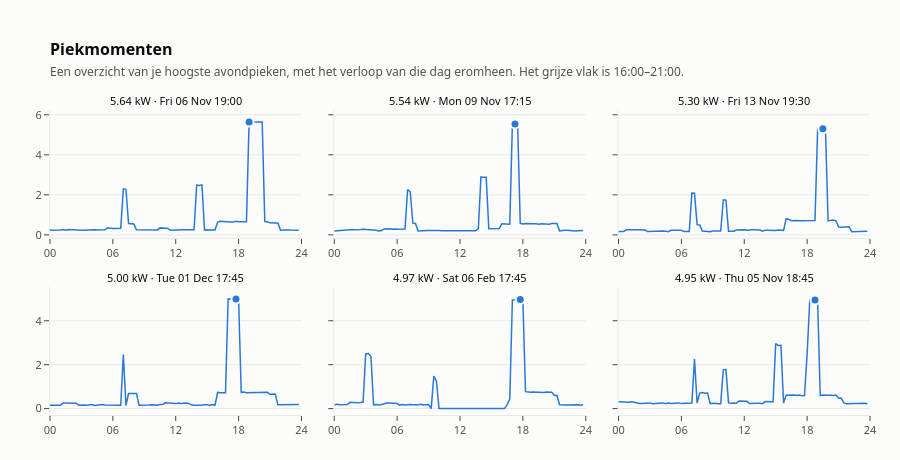

Write notebook code for a chart like this one.
### Markdown cell above
## 6. Card 4 — Piekmomenten

The highest evening peaks, each with the curve of its own day. Small multiples rather than one
crowded chart: each panel is a single series, so no colour has to carry identity. The evening
window is shaded and the peak marked, which is what makes the panel readable — you see at a
glance whether the peak is an isolated spike or the top of a long evening. Sketch: figuur A5.

### Code cell
moments = analyzer.peak_moments(net_offtake, num_peaks=6)

figure = make_subplots(
    rows=2,
    cols=3,
    subplot_titles=[
        f"{moment.peak_value_in_kilowatt:.2f} kW · {moment.peak_time:%a %d %b %H:%M}"
        for moment in moments
    ],
    shared_yaxes=True,
    vertical_spacing=0.16,
    horizontal_spacing=0.04,
)

for position, moment in enumerate(moments):
    row, col = divmod(position, 3)
    row, col = row + 1, col + 1
    curve = moment.day_curve
    hours = [timestamp.hour + timestamp.minute / 60 for timestamp in curve["timestamp"]]

    figure.add_vrect(
        x0=analysis_input.window_start.hour,
        x1=analysis_input.window_end.hour,
        fillcolor="rgba(11, 11, 11, 0.05)",
        line_width=0,
        row=row,
        col=col,
    )
    figure.add_trace(
        go.Scatter(
            x=hours,
            y=curve["power_in_kilowatt"],
            mode="lines",
            line={"color": SERIES, "width": 1.5},
            showlegend=False,
            hovertemplate="%{y:.2f} kW om %{x:.2f}h<extra></extra>",
        ),
        row=row,
        col=col,
    )
    figure.add_trace(
        go.Scatter(
            x=[moment.peak_time.hour + moment.peak_time.minute / 60],
            y=[moment.peak_value_in_kilowatt],
            mode="markers",
            marker={"color": SERIES, "size": 9, "line": {"color": SURFACE, "width": 2}},
            showlegend=False,
            hoverinfo="skip",
        ),
        row=row,
        col=col,
    )

figure.update_layout(
    title={
        "text": "<b>Piekmomenten</b><br><span style='font-size:12px;color:#52514e'>"
        "Een overzicht van je hoogste avondpieken, met het verloop van die dag eromheen."
        " Het grijze vlak is 16:00–21:00.</span>",
        "font": {"size": 16, "color": INK},
        "x": 0,
        "xref": "paper",
    },
    template="simple_white",
    paper_bgcolor=SURFACE,
    plot_bgcolor=SURFACE,
    font={"family": "system-ui, sans-serif", "size": 11, "color": INK_MUTED},
    height=460,
    margin={"l": 50, "r": 30, "t": 110, "b": 45},
)
figure.update_xaxes(
    range=[0, 24],
    tickvals=[0, 6, 12, 18, 24],
    ticktext=["00", "06", "12", "18", "24"],
    showgrid=False,
    linecolor=GRID,
)
figure.update_yaxes(showgrid=True, gridcolor=GRID, zeroline=False, linecolor=GRID)
figure.update_annotations(font={"size": 11, "color": INK})
figure

### Figure 1 — Plotly figure (JSON) as saved in the notebook; plotly's stock layout.template omitted (floating-point values rounded to 4 significant figures)
{"data": [{"hovertemplate": "%{y:.2f} kW om %{x:.2f}h<extra></extra>", "line": {"color": "#2a78d6", "width": 1.5}, "mode": "lines", "showlegend": false, "type": "scatter", "x": [0, 0.25, 0.5, 0.75, 1, 1.25, 1.5, 1.75, 2, 2.25, 2.5, 2.75, 3, 3.25, 3.5, 3.75, 4, 4.25, 4.5, 4.75, 5, 5.25, 5.5, 5.75, 6, 6.25, 6.5, 6.75, 7, 7.25, 7.5, 7.75, 8, 8.25, 8.5, 8.75, 9, 9.25, 9.5, 9.75, 10, 10.25, 10.5, 10.75, 11, 11.25, 11.5, 11.75, 12, 12.25, 12.5, 12.75, 13, 13.25, 13.5, 13.75, 14, 14.25, 14.5, 14.75, 15, 15.25, 15.5, 15.75, 16, 16.25, 16.5, 16.75, 17, 17.25, 17.5, 17.75, 18, 18.25, 18.5, 18.75, 19, 19.25, 19.5, 19.75, 20, 20.25, 20.5, 20.75, 21, 21.25, 21.5, 21.75, 22, 22.25, 22.5, 22.75, 23, 23.25, 23.5, 23.75], "xaxis": "x", "y": [0.2364, 0.2352, 0.2492, 0.2256, 0.2392, 0.2616, 0.226, 0.2636, 0.2508, 0.2536, 0.2624, 0.2328, 0.2316, 0.2292, 0.2396, 0.2244, 0.2444, 0.2528, 0.2404, 0.2488, 0.2328, 0.254, 0.3492, 0.3232, 0.32, 0.3232, 0.3188, 0.3304, 2.298, 2.274, 0.57, 0.5608, 0.5476, 0.2564, 0.2536, 0.2512, 0.25, 0.2348, 0.2496, 0.2584, 0.236, 0.2464, 0.3484, 0.3276, 0.3364, 0.32, 0.2292, 0.244, 0.2256, 0.2584, 0.2572, 0.26, 0.2496, 0.2364, 0.24, 0.2504, 2.491, 2.47, 2.498, 0.2404, 0.2544, 0.2352, 0.2412, 0.246, 0.64, 0.6748, 0.6584, 0.656, 0.6492, 0.6448, 0.6428, 0.6752, 0.656, 0.6452, 0.6688, 0.65, 5.638, 5.634, 5.634, 5.633, 5.621, 5.638, 0.666, 0.6548, 0.5988, 0.6132, 0.5908, 0.5884, 0.23, 0.244, 0.2632, 0.246, 0.2376, 0.2352, 0.2304, 0.234], "yaxis": "y"}, {"hoverinfo": "skip", "marker": {"color": "#2a78d6", "line": {"color": "#fcfcfb", "width": 2}, "size": 9}, "mode": "markers", "showlegend": false, "type": "scatter", "x": [19], "xaxis": "x", "y": [5.638], "yaxis": "y"}, {"hovertemplate": "%{y:.2f} kW om %{x:.2f}h<extra></extra>", "line": {"color": "#2a78d6", "width": 1.5}, "mode": "lines", "showlegend": false, "type": "scatter", "x": [0, 0.25, 0.5, 0.75, 1, 1.25, 1.5, 1.75, 2, 2.25, 2.5, 2.75, 3, 3.25, 3.5, 3.75, 4, 4.25, 4.5, 4.75, 5, 5.25, 5.5, 5.75, 6, 6.25, 6.5, 6.75, 7, 7.25, 7.5, 7.75, 8, 8.25, 8.5, 8.75, 9, 9.25, 9.5, 9.75, 10, 10.25, 10.5, 10.75, 11, 11.25, 11.5, 11.75, 12, 12.25, 12.5, 12.75, 13, 13.25, 13.5, 13.75, 14, 14.25, 14.5, 14.75, 15, 15.25, 15.5, 15.75, 16, 16.25, 16.5, 16.75, 17, 17.25, 17.5, 17.75, 18, 18.25, 18.5, 18.75, 19, 19.25, 19.5, 19.75, 20, 20.25, 20.5, 20.75, 21, 21.25, 21.5, 21.75, 22, 22.25, 22.5, 22.75, 23, 23.25, 23.5, 23.75], "xaxis": "x2", "y": [0.1916, 0.2064, 0.2232, 0.2284, 0.2176, 0.2512, 0.2508, 0.2712, 0.2492, 0.274, 0.2644, 0.2844, 0.2752, 0.2532, 0.2736, 0.228, 0.228, 0.1936, 0.2156, 0.288, 0.3144, 0.304, 0.2784, 0.2976, 0.2788, 0.2936, 0.2864, 0.2864, 2.256, 2.153, 0.5864, 0.5676, 0.1916, 0.2076, 0.2104, 0.2196, 0.2204, 0.2152, 0.2268, 0.2168, 0.2236, 0.2104, 0.21, 0.2188, 0.2192, 0.2228, 0.2044, 0.2016, 0.1932, 0.2176, 0.218, 0.1892, 0.1968, 0.2244, 0.1992, 0.3084, 2.894, 2.873, 2.88, 0.3068, 0.3016, 0.3232, 0.292, 0.3224, 0.5488, 0.532, 0.5364, 0.5336, 5.544, 5.544, 5.529, 0.5668, 0.54, 0.566, 0.552, 0.5612, 0.558, 0.5588, 0.532, 0.5512, 0.5388, 0.5424, 0.5332, 0.5656, 0.5736, 0.5684, 0.1992, 0.2276, 0.224, 0.224, 0.2032, 0.214, 0.1904, 0.2064, 0.2272, 0.2232], "yaxis": "y2"}, {"hoverinfo": "skip", "marker": {"color": "#2a78d6", "line": {"color": "#fcfcfb", "width": 2}, "size": 9}, "mode": "markers", "showlegend": false, "type": "scatter", "x": [17.25], "xaxis": "x2", "y": [5.544], "yaxis": "y2"}, {"hovertemplate": "%{y:.2f} kW om %{x:.2f}h<extra></extra>", "line": {"color": "#2a78d6", "width": 1.5}, "mode": "lines", "showlegend": false, "type": "scatter", "x": [0, 0.25, 0.5, 0.75, 1, 1.25, 1.5, 1.75, 2, 2.25, 2.5, 2.75, 3, 3.25, 3.5, 3.75, 4, 4.25, 4.5, 4.75, 5, 5.25, 5.5, 5.75, 6, 6.25, 6.5, 6.75, 7, 7.25, 7.5, 7.75, 8, 8.25, 8.5, 8.75, 9, 9.25, 9.5, 9.75, 10, 10.25, 10.5, 10.75, 11, 11.25, 11.5, 11.75, 12, 12.25, 12.5, 12.75, 13, 13.25, 13.5, 13.75, 14, 14.25, 14.5, 14.75, 15, 15.25, 15.5, 15.75, 16, 16.25, 16.5, 16.75, 17, 17.25, 17.5, 17.75, 18, 18.25, 18.5, 18.75, 19, 19.25, 19.5, 19.75, 20, 20.25, 20.5, 20.75, 21, 21.25, 21.5, 21.75, 22, 22.25, 22.5, 22.75, 23, 23.25, 23.5, 23.75], "xaxis": "x3", "y": [0.1732, 0.1604, 0.1688, 0.2592, 0.266, 0.2644, 0.266, 0.2608, 0.2584, 0.2376, 0.2524, 0.1624, 0.1728, 0.17, 0.1668, 0.1932, 0.19, 0.1964, 0.186, 0.1592, 0.226, 0.2296, 0.2116, 0.2064, 0.2296, 0.1616, 0.1696, 0.1688, 2.094, 2.083, 0.5092, 0.4944, 0.1912, 0.1816, 0.1656, 0.1612, 0.1884, 0.1876, 0.1612, 0.1892, 1.754, 1.73, 0.1748, 0.1608, 0.1792, 0.2384, 0.254, 0.2488, 0.2588, 0.234, 0.2584, 0.2516, 0.258, 0.2516, 0.2396, 0.1796, 0.2364, 0.2344, 0.2248, 0.218, 0.222, 0.2472, 0.2292, 0.2256, 0.7976, 0.7828, 0.7096, 0.7276, 0.7136, 0.7048, 0.704, 0.7356, 0.7052, 0.7352, 0.7296, 0.72, 5.278, 5.296, 5.296, 5.28, 0.704, 0.7236, 0.74, 0.7036, 0.4036, 0.38, 0.3948, 0.394, 0.408, 0.1588, 0.158, 0.1688, 0.1788, 0.1644, 0.1708, 0.1752], "yaxis": "y3"}, {"hoverinfo": "skip", "marker": {"color": "#2a78d6", "line": {"color": "#fcfcfb", "width": 2}, "size": 9}, "mode": "markers", "showlegend": false, "type": "scatter", "x": [19.5], "xaxis": "x3", "y": [5.296], "yaxis": "y3"}, {"hovertemplate": "%{y:.2f} kW om %{x:.2f}h<extra></extra>", "line": {"color": "#2a78d6", "width": 1.5}, "mode": "lines", "showlegend": false, "type": "scatter", "x": [0, 0.25, 0.5, 0.75, 1, 1.25, 1.5, 1.75, 2, 2.25, 2.5, 2.75, 3, 3.25, 3.5, 3.75, 4, 4.25, 4.5, 4.75, 5, 5.25, 5.5, 5.75, 6, 6.25, 6.5, 6.75, 7, 7.25, 7.5, 7.75, 8, 8.25, 8.5, 8.75, 9, 9.25, 9.5, 9.75, 10, 10.25, 10.5, 10.75, 11, 11.25, 11.5, 11.75, 12, 12.25, 12.5, 12.75, 13, 13.25, 13.5, 13.75, 14, 14.25, 14.5, 14.75, 15, 15.25, 15.5, 15.75, 16, 16.25, 16.5, 16.75, 17, 17.25, 17.5, 17.75, 18, 18.25, 18.5, 18.75, 19, 19.25, 19.5, 19.75, 20, 20.25, 20.5, 20.75, 21, 21.25, 21.5, 21.75, 22, 22.25, 22.5, 22.75, 23, 23.25, 23.5, 23.75], "xaxis": "x4", "y": [0.152, 0.1632, 0.1564, 0.156, 0.1524, 0.2516, 0.2532, 0.2556, 0.2396, 0.2652, 0.2384, 0.1492, 0.1744, 0.1688, 0.1476, 0.1684, 0.184, 0.1452, 0.162, 0.1604, 0.182, 0.1684, 0.1648, 0.182, 0.158, 0.1544, 0.176, 0.1564, 2.462, 0.1456, 0.69, 0.6856, 0.7016, 0.6908, 0.1544, 0.1492, 0.1468, 0.158, 0.1588, 0.1716, 0.1488, 0.1508, 0.1848, 0.184, 0.2608, 0.2532, 0.2324, 0.2332, 0.2272, 0.2588, 0.2308, 0.248, 0.2588, 0.234, 0.1712, 0.1528, 0.1472, 0.1456, 0.1564, 0.1784, 0.18, 0.1468, 0.1848, 0.1516, 0.7372, 0.7272, 0.7304, 0.7224, 4.988, 4.984, 4.979, 4.995, 4.977, 0.7416, 0.7536, 0.7264, 0.7268, 0.7344, 0.7208, 0.7468, 0.724, 0.7208, 0.7424, 0.7412, 0.6516, 0.6692, 0.6612, 0.1724, 0.1736, 0.1696, 0.1516, 0.1756, 0.1792, 0.1676, 0.1652, 0.1812], "yaxis": "y4"}, {"hoverinfo": "skip", "marker": {"color": "#2a78d6", "line": {"color": "#fcfcfb", "width": 2}, "size": 9}, "mode": "markers", "showlegend": false, "type": "scatter", "x": [17.75], "xaxis": "x4", "y": [4.995], "yaxis": "y4"}, {"hovertemplate": "%{y:.2f} kW om %{x:.2f}h<extra></extra>", "line": {"color": "#2a78d6", "width": 1.5}, "mode": "lines", "showlegend": false, "type": "scatter", "x": [0, 0.25, 0.5, 0.75, 1, 1.25, 1.5, 1.75, 2, 2.25, 2.5, 2.75, 3, 3.25, 3.5, 3.75, 4, 4.25, 4.5, 4.75, 5, 5.25, 5.5, 5.75, 6, 6.25, 6.5, 6.75, 7, 7.25, 7.5, 7.75, 8, 8.25, 8.5, 8.75, 9, 9.25, 9.5, 9.75, 10, 10.25, 10.5, 10.75, 11, 11.25, 11.5, 11.75, 12, 12.25, 12.5, 12.75, 13, 13.25, 13.5, 13.75, 14, 14.25, 14.5, 14.75, 15, 15.25, 15.5, 15.75, 16, 16.25, 16.5, 16.75, 17, 17.25, 17.5, 17.75, 18, 18.25, 18.5, 18.75, 19, 19.25, 19.5, 19.75, 20, 20.25, 20.5, 20.75, 21, 21.25, 21.5, 21.75, 22, 22.25, 22.5, 22.75, 23, 23.25, 23.5, 23.75], "xaxis": "x5", "y": [0.1592, 0.1932, 0.1716, 0.176, 0.1672, 0.1828, 0.2852, 0.2704, 0.2628, 0.266, 0.278, 0.298, 2.488, 2.505, 2.382, 0.1676, 0.1872, 0.1692, 0.1904, 0.2292, 0.2524, 0.2528, 0.2448, 0.2368, 0.234, 0.1596, 0.1836, 0.16, 0.1784, 0.1884, 0.18, 0.1672, 0.1772, 0.1924, 0.1672, 0.18, 0.188, 0.0, 1.482, 1.249, 0.0, 0.0, 0.0, 0.0, 0.0, 0.0, 0.0, 0.0, 0.0, 0.0, 0.0, 0.0, 0.0, 0.0, 0.0, 0.0, 0.0, 0.0, 0.0, 0.0, 0.0, 0.0, 0.0, 0.0, 0.0, 0.0, 0.184, 0.4292, 4.951, 4.96, 4.953, 4.974, 4.968, 0.7712, 0.742, 0.7468, 0.7592, 0.752, 0.752, 0.754, 0.7388, 0.7604, 0.7512, 0.7492, 0.6016, 0.606, 0.1772, 0.1864, 0.1688, 0.1652, 0.1692, 0.1824, 0.1944, 0.1756, 0.156, 0.1768], "yaxis": "y5"}, {"hoverinfo": "skip", "marker": {"color": "#2a78d6", "line": {"color": "#fcfcfb", "width": 2}, "size": 9}, "mode": "markers", "showlegend": false, "type": "scatter", "x": [17.75], "xaxis": "x5", "y": [4.974], "yaxis": "y5"}, {"hovertemplate": "%{y:.2f} kW om %{x:.2f}h<extra></extra>", "line": {"color": "#2a78d6", "width": 1.5}, "mode": "lines", "showlegend": false, "type": "scatter", "x": [0, 0.25, 0.5, 0.75, 1, 1.25, 1.5, 1.75, 2, 2.25, 2.5, 2.75, 3, 3.25, 3.5, 3.75, 4, 4.25, 4.5, 4.75, 5, 5.25, 5.5, 5.75, 6, 6.25, 6.5, 6.75, 7, 7.25, 7.5, 7.75, 8, 8.25, 8.5, 8.75, 9, 9.25, 9.5, 9.75, 10, 10.25, 10.5, 10.75, 11, 11.25, 11.5, 11.75, 12, 12.25, 12.5, 12.75, 13, 13.25, 13.5, 13.75, 14, 14.25, 14.5, 14.75, 15, 15.25, 15.5, 15.75, 16, 16.25, 16.5, 16.75, 17, 17.25, 17.5, 17.75, 18, 18.25, 18.5, 18.75, 19, 19.25, 19.5, 19.75, 20, 20.25, 20.5, 20.75, 21, 21.25, 21.5, 21.75, 22, 22.25, 22.5, 22.75, 23, 23.25, 23.5, 23.75], "xaxis": "x6", "y": [0.3092, 0.2988, 0.304, 0.2936, 0.2856, 0.3132, 0.2836, 0.2472, 0.2308, 0.2276, 0.2296, 0.2612, 0.26, 0.2248, 0.2292, 0.2516, 0.2352, 0.26, 0.2232, 0.2516, 0.2316, 0.2412, 0.2544, 0.2596, 0.2272, 0.2344, 0.2584, 0.258, 0.2552, 2.256, 0.2548, 0.706, 0.7284, 0.7044, 0.7104, 0.2284, 0.2468, 0.24, 0.2252, 0.2244, 1.774, 1.776, 0.2604, 0.2396, 0.2572, 0.2476, 0.3492, 0.3496, 0.3348, 0.3312, 0.2292, 0.2452, 0.2328, 0.2448, 0.238, 0.2236, 0.3208, 0.3132, 0.318, 0.3156, 2.959, 2.872, 2.882, 0.2584, 0.6132, 0.6208, 0.6168, 0.618, 0.5932, 0.6144, 0.5892, 0.5972, 2.498, 4.923, 4.915, 4.946, 4.941, 0.5892, 0.6176, 0.5996, 0.6104, 0.6112, 0.5944, 0.6172, 0.4744, 0.4852, 0.2568, 0.2224, 0.224, 0.2364, 0.242, 0.2588, 0.2312, 0.242, 0.2448, 0.2252], "yaxis": "y6"}, {"hoverinfo": "skip", "marker": {"color": "#2a78d6", "line": {"color": "#fcfcfb", "width": 2}, "size": 9}, "mode": "markers", "showlegend": false, "type": "scatter", "x": [18.75], "xaxis": "x6", "y": [4.946], "yaxis": "y6"}], "layout": {"annotations": [{"font": {"color": "#0b0b0b", "size": 11}, "showarrow": false, "text": "5.64 kW · Fri 06 Nov 19:00", "x": 0.1533, "xanchor": "center", "xref": "paper", "y": 1, "yanchor": "bottom", "yref": "paper"}, {"font": {"color": "#0b0b0b", "size": 11}, "showarrow": false, "text": "5.54 kW · Mon 09 Nov 17:15", "x": 0.5, "xanchor": "center", "xref": "paper", "y": 1, "yanchor": "bottom", "yref": "paper"}, {"font": {"color": "#0b0b0b", "size": 11}, "showarrow": false, "text": "5.30 kW · Fri 13 Nov 19:30", "x": 0.8467, "xanchor": "center", "xref": "paper", "y": 1, "yanchor": "bottom", "yref": "paper"}, {"font": {"color": "#0b0b0b", "size": 11}, "showarrow": false, "text": "5.00 kW · Tue 01 Dec 17:45", "x": 0.1533, "xanchor": "center", "xref": "paper", "y": 0.42, "yanchor": "bottom", "yref": "paper"}, {"font": {"color": "#0b0b0b", "size": 11}, "showarrow": false, "text": "4.97 kW · Sat 06 Feb 17:45", "x": 0.5, "xanchor": "center", "xref": "paper", "y": 0.42, "yanchor": "bottom", "yref": "paper"}, {"font": {"color": "#0b0b0b", "size": 11}, "showarrow": false, "text": "4.95 kW · Thu 05 Nov 18:45", "x": 0.8467, "xanchor": "center", "xref": "paper", "y": 0.42, "yanchor": "bottom", "yref": "paper"}], "font": {"color": "#52514e", "family": "system-ui, sans-serif", "size": 11}, "height": 460, "margin": {"b": 45, "l": 50, "r": 30, "t": 110}, "paper_bgcolor": "#fcfcfb", "plot_bgcolor": "#fcfcfb", "title": {"font": {"color": "#0b0b0b", "size": 16}, "text": "<b>Piekmomenten</b><br><span style='font-size:12px;color:#52514e'>Een overzicht van je hoogste avondpieken, met het verloop van die dag eromheen. Het grijze vlak is 16:00–21:00.</span>", "x": 0, "xref": "paper"}, "xaxis": {"anchor": "y", "domain": [0, 0.3067], "linecolor": "rgba(11, 11, 11, 0.08)", "range": [0, 24], "showgrid": false, "ticktext": ["00", "06", "12", "18", "24"], "tickvals": [0, 6, 12, 18, 24]}, "xaxis2": {"anchor": "y2", "domain": [0.3467, 0.6533], "linecolor": "rgba(11, 11, 11, 0.08)", "range": [0, 24], "showgrid": false, "ticktext": ["00", "06", "12", "18", "24"], "tickvals": [0, 6, 12, 18, 24]}, "xaxis3": {"anchor": "y3", "domain": [0.6933, 1], "linecolor": "rgba(11, 11, 11, 0.08)", "range": [0, 24], "showgrid": false, "ticktext": ["00", "06", "12", "18", "24"], "tickvals": [0, 6, 12, 18, 24]}, "xaxis4": {"anchor": "y4", "domain": [0, 0.3067], "linecolor": "rgba(11, 11, 11, 0.08)", "range": [0, 24], "showgrid": false, "ticktext": ["00", "06", "12", "18", "24"], "tickvals": [0, 6, 12, 18, 24]}, "xaxis5": {"anchor": "y5", "domain": [0.3467, 0.6533], "linecolor": "rgba(11, 11, 11, 0.08)", "range": [0, 24], "showgrid": false, "ticktext": ["00", "06", "12", "18", "24"], "tickvals": [0, 6, 12, 18, 24]}, "xaxis6": {"anchor": "y6", "domain": [0.6933, 1], "linecolor": "rgba(11, 11, 11, 0.08)", "range": [0, 24], "showgrid": false, "ticktext": ["00", "06", "12", "18", "24"], "tickvals": [0, 6, 12, 18, 24]}, "yaxis": {"anchor": "x", "domain": [0.58, 1], "gridcolor": "rgba(11, 11, 11, 0.08)", "linecolor": "rgba(11, 11, 11, 0.08)", "showgrid": true, "zeroline": false}, "yaxis2": {"anchor": "x2", "domain": [0.58, 1], "gridcolor": "rgba(11, 11, 11, 0.08)", "linecolor": "rgba(11, 11, 11, 0.08)", "matches": "y", "showgrid": true, "showticklabels": false, "zeroline": false}, "yaxis3": {"anchor": "x3", "domain": [0.58, 1], "gridcolor": "rgba(11, 11, 11, 0.08)", "linecolor": "rgba(11, 11, 11, 0.08)", "matches": "y", "showgrid": true, "showticklabels": false, "zeroline": false}, "yaxis4": {"anchor": "x4", "domain": [0, 0.42], "gridcolor": "rgba(11, 11, 11, 0.08)", "linecolor": "rgba(11, 11, 11, 0.08)", "showgrid": true, "zeroline": false}, "yaxis5": {"anchor": "x5", "domain": [0, 0.42], "gridcolor": "rgba(11, 11, 11, 0.08)", "linecolor": "rgba(11, 11, 11, 0.08)", "matches": "y4", "showgrid": true, "showticklabels": false, "zeroline": false}, "yaxis6": {"anchor": "x6", "domain": [0, 0.42], "gridcolor": "rgba(11, 11, 11, 0.08)", "linecolor": "rgba(11, 11, 11, 0.08)", "matches": "y4", "showgrid": true, "showticklabels": false, "zeroline": false}}}
